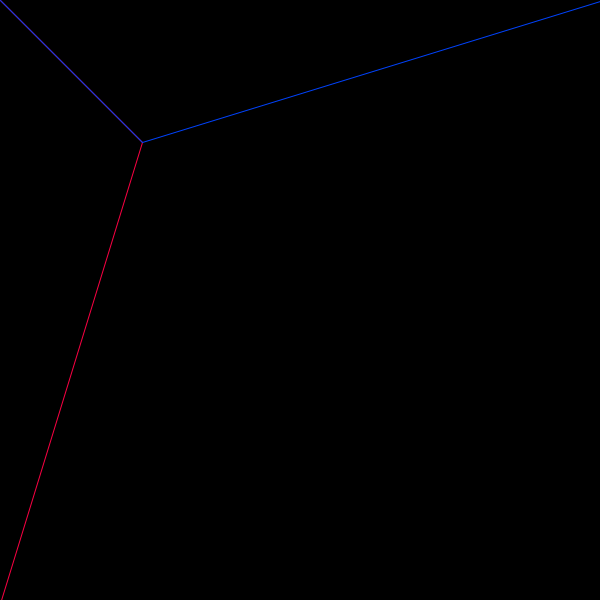
Frame 1 (no input)
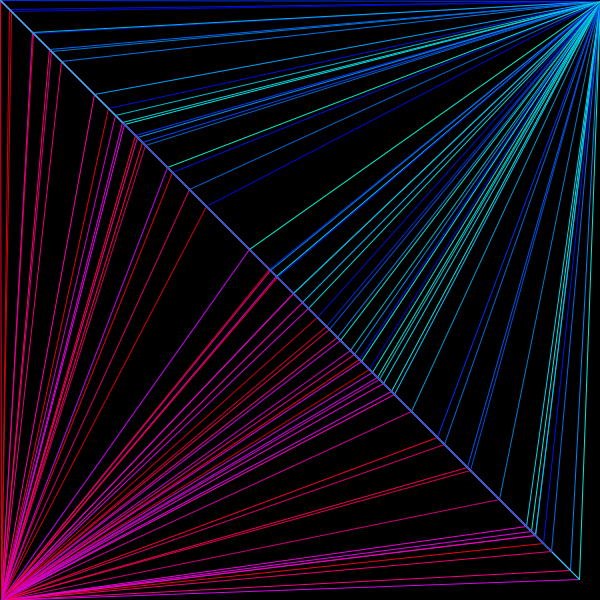
Frame 60 (the mouse pressed at the canvas centre just before this capture)
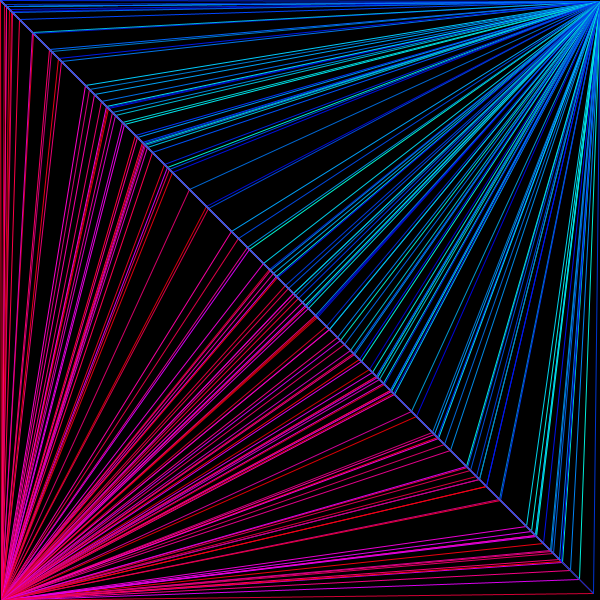
Frame 120 (the mouse held since frame 60 and released just before this capture)

The Processing sketch that drew these frames (run headless with seeded random() and noise(); from frame 60 on, the mouse is pressed at the canvas centre):

// Processing sketch: processing_86121
// ── processing_86121.pde

int j = 0;
float k = 0;
float h = 0;
int i = 0;
void setup()
  {
  size(600, 600);
  background(0);
}
void draw()
  {
     float y = random(190, 255);
     float x = random(255);
     float r = random(200, 255);
     float Xcoordinate = random(600);
     noFill();
     while(i < 700) { // This is the bottom left-hand triangle
        stroke(r,0,x);
        line(h,i,Xcoordinate,Xcoordinate);
        h = h + 1;
        i = i + 600;
     }
      i = 0;
      h = 0;
        while(j < 700) { // This is the top right-hand triangle
        stroke(0,x,r);
        line(j,k,Xcoordinate,Xcoordinate);
        k = k + 1;
        j = j + 600;
     }
     j = 0;
     k = 0;
}
